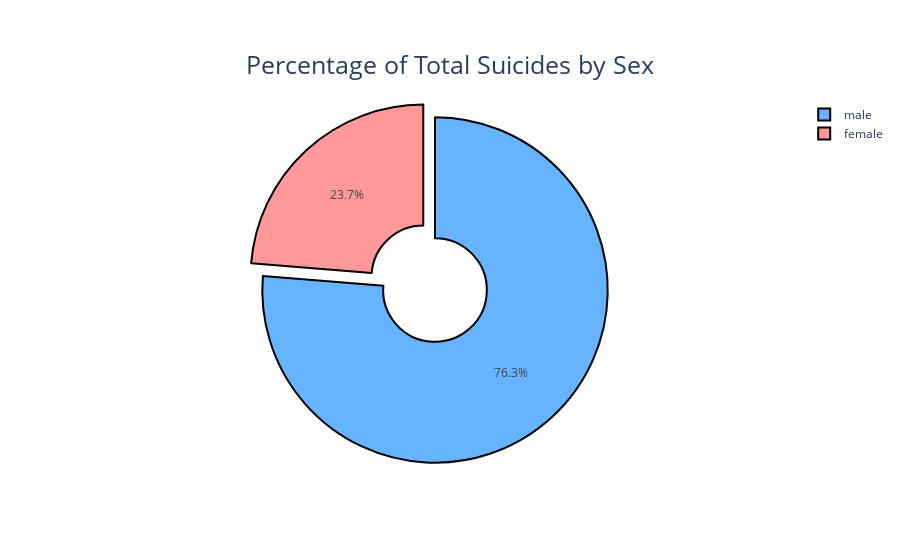
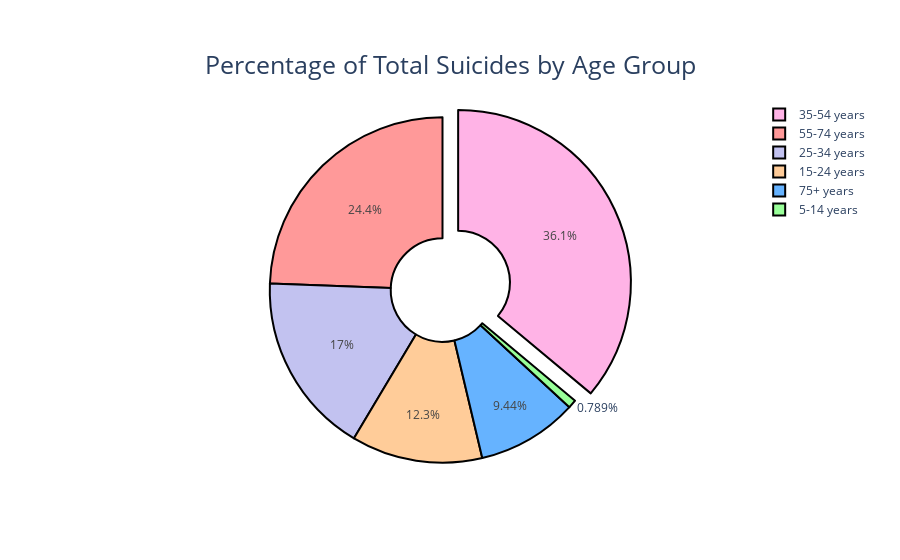

Notebook code cell kept with these figures, in order:
### Code cell
colors_sex = ['#ff9999', '#66b3ff'] 
colors_age = ['#ffcc99', '#c2c2f0', '#ffb3e6', '#99ff99', '#ff9999', '#66b3ff'] 

explode_sex = (0.1, 0)
explode_age = (0, 0, 0.1, 0, 0, 0)

fig1 = go.Figure(data=[go.Pie(labels=percentages_sex.index, values=percentages_sex.values,
                              hole=0.3, pull=[0.1, 0], marker=dict(colors=colors_sex, line=dict(color='#000000', width=2)))])
fig1.update_layout(title_text='Percentage of Total Suicides by Sex', title_font_size=25, title_x=0.5, title_y=0.9)

fig2 = go.Figure(data=[go.Pie(labels=percentages_age.index, values=percentages_age.values,
                              hole=0.3, pull=[0, 0, 0.1, 0, 0, 0], marker=dict(colors=colors_age, line=dict(color='#000000', width=2)))])
fig2.update_layout(title_text='Percentage of Total Suicides by Age Group', title_font_size=25, title_x=0.5, title_y=0.9)

# Save the figures as HTML files
fig1.write_html('percentage_suicides_sex_plotly.html')
fig2.write_html('percentage_suicides_age_plotly.html')

# Display the plots
fig1.show()
fig2.show()

### Figure 1 — Plotly figure (JSON) as saved in the notebook; plotly's stock layout.template omitted (floating-point values rounded to 4 significant figures)
{"data": [{"hole": 0.3, "labels": ["female", "male"], "marker": {"colors": ["#ff9999", "#66b3ff"], "line": {"color": "#000000", "width": 2}}, "pull": [0.1, 0], "type": "pie", "values": [23.7, 76.3]}], "layout": {"title": {"font": {"size": 25}, "text": "Percentage of Total Suicides by Sex", "x": 0.5, "y": 0.9}}}

### Figure 2 — Plotly figure (JSON) as saved in the notebook; plotly's stock layout.template omitted (floating-point values rounded to 4 significant figures)
{"data": [{"hole": 0.3, "labels": ["15-24 years", "25-34 years", "35-54 years", "5-14 years", "55-74 years", "75+ years"], "marker": {"colors": ["#ffcc99", "#c2c2f0", "#ffb3e6", "#99ff99", "#ff9999", "#66b3ff"], "line": {"color": "#000000", "width": 2}}, "pull": [0, 0, 0.1, 0, 0, 0], "type": "pie", "values": [12.26, 17.04, 36.07, 0.7888, 24.4, 9.44]}], "layout": {"title": {"font": {"size": 25}, "text": "Percentage of Total Suicides by Age Group", "x": 0.5, "y": 0.9}}}
